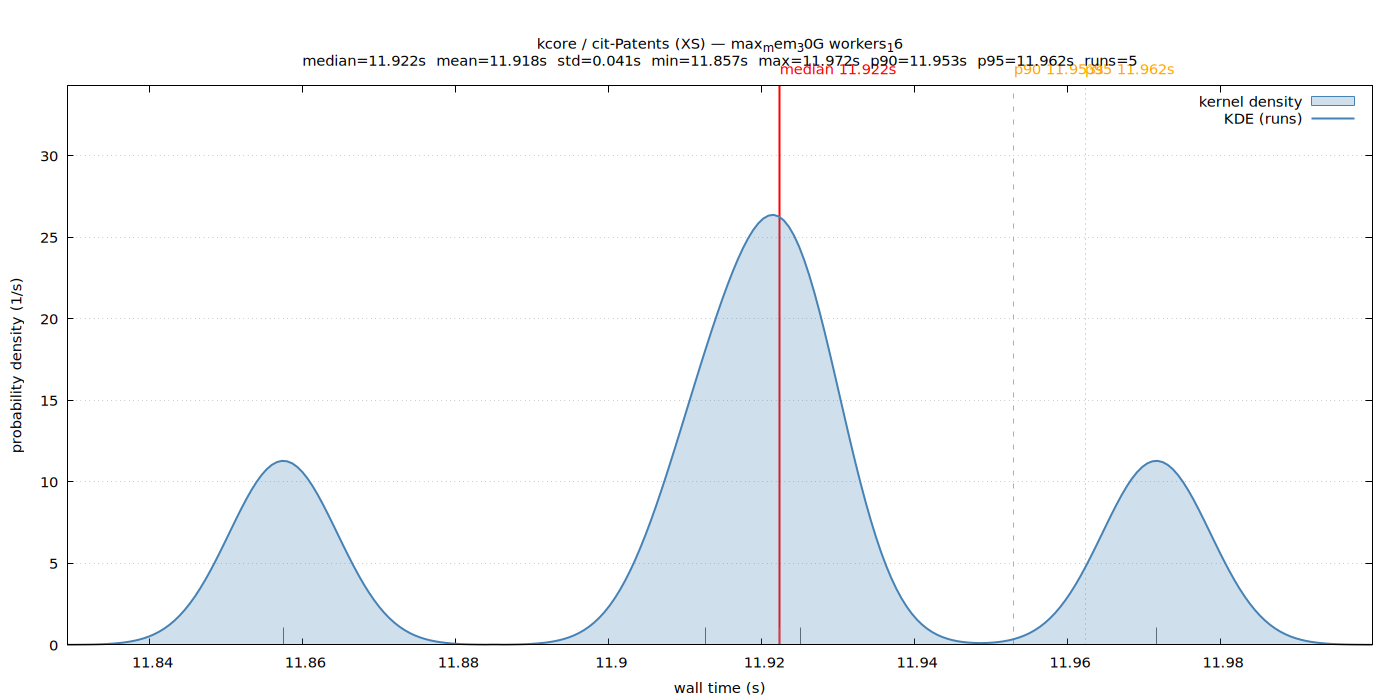

This chart was generated by the following gnuplot code:
set terminal pngcairo size 1400,700 enhanced font 'Sans,11'
set output '/home/ubuntu/nvm/gfrs/kcore/XS/cit-Patents/max_mem_30G_workers_16/wall_time.png'
set title "kcore / cit-Patents (XS) — max_mem_30G workers_16\nmedian=11.922s  mean=11.918s  std=0.041s  min=11.857s  max=11.972s  p90=11.953s  p95=11.962s  runs=5"
set xlabel 'wall time (s)'
set ylabel 'probability density (1/s)'
set tmargin 5
set yrange [0:34.289]
set xrange [11.829170:11.999886]
set grid y
set key top right
set arrow from 11.922367,0 to 11.922367,34.289 nohead lc rgb 'red' lw 2
set label 'median 11.922s' at 11.922367,34.289 offset char 0,1 tc rgb 'red'
set arrow from 11.952988,0 to 11.952988,34.289 nohead lc rgb 'orange' lw 1 dt 2
set label 'p90 11.953s' at 11.952988,34.289 offset char 0,1 tc rgb 'orange'
set arrow from 11.962303,0 to 11.962303,34.289 nohead lc rgb 'orange' lw 1 dt 3
set label 'p95 11.962s' at 11.962303,34.289 offset char 0,1 tc rgb 'orange'
set arrow from 11.857439,0 to 11.857439,1.05505 nohead lc rgb '#666666' lw 1
set arrow from 11.925042,0 to 11.925042,1.05505 nohead lc rgb '#666666' lw 1
set arrow from 11.912716,0 to 11.912716,1.05505 nohead lc rgb '#666666' lw 1
set arrow from 11.922367,0 to 11.922367,1.05505 nohead lc rgb '#666666' lw 1
set arrow from 11.971618,0 to 11.971618,1.05505 nohead lc rgb '#666666' lw 1
plot '/home/ubuntu/nvm/gfrs/kcore/XS/cit-Patents/max_mem_30G_workers_16/wall_time.dat' using 1:2 with filledcurves y=0 lc rgb '#4682b4' fs transparent solid 0.25 title 'kernel density', \
     '/home/ubuntu/nvm/gfrs/kcore/XS/cit-Patents/max_mem_30G_workers_16/wall_time.dat' using 1:2 with lines lw 2 lc rgb '#4682b4' title 'KDE (runs)'
